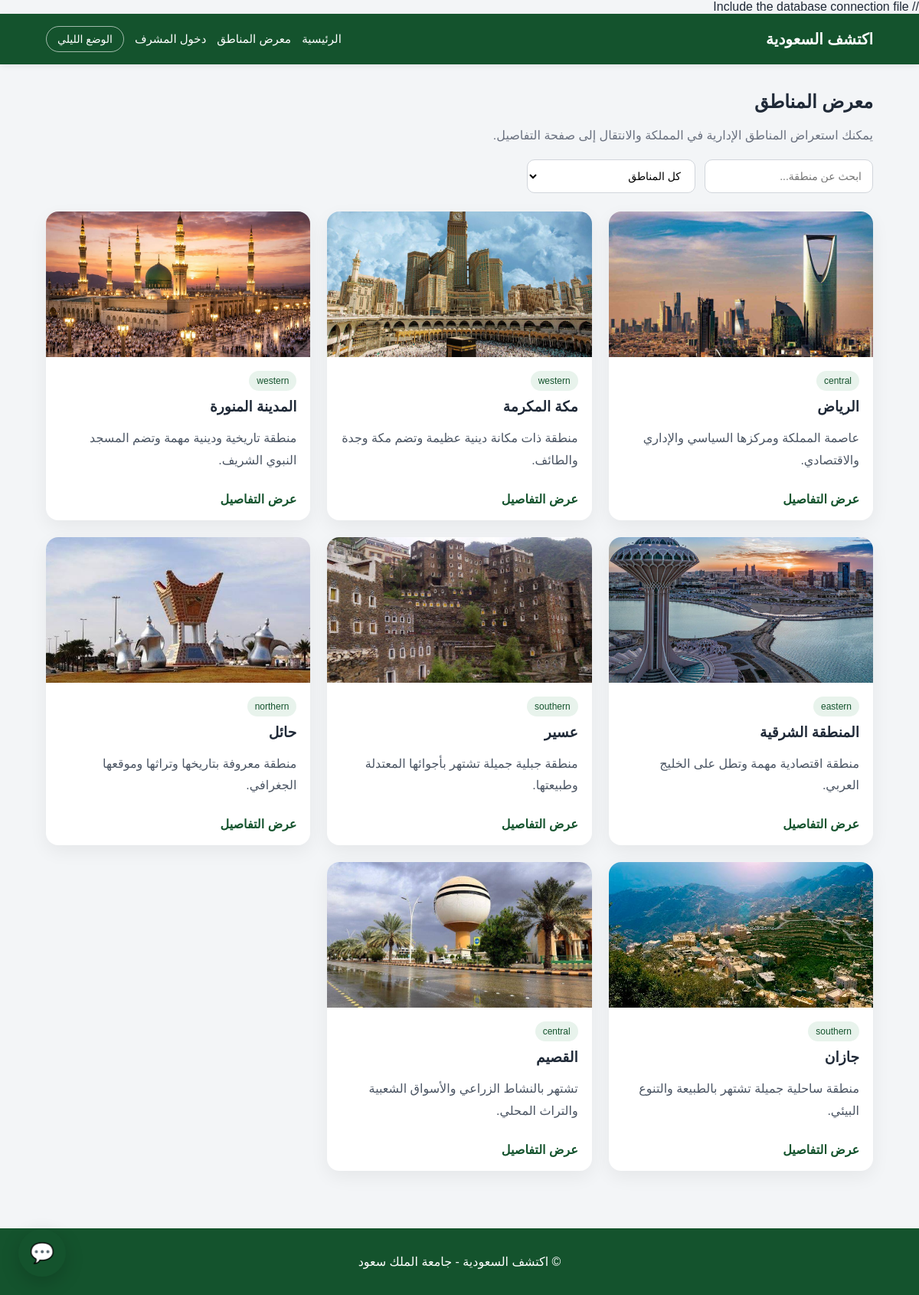
/regions.php, run on an earlier commit of the app's database.
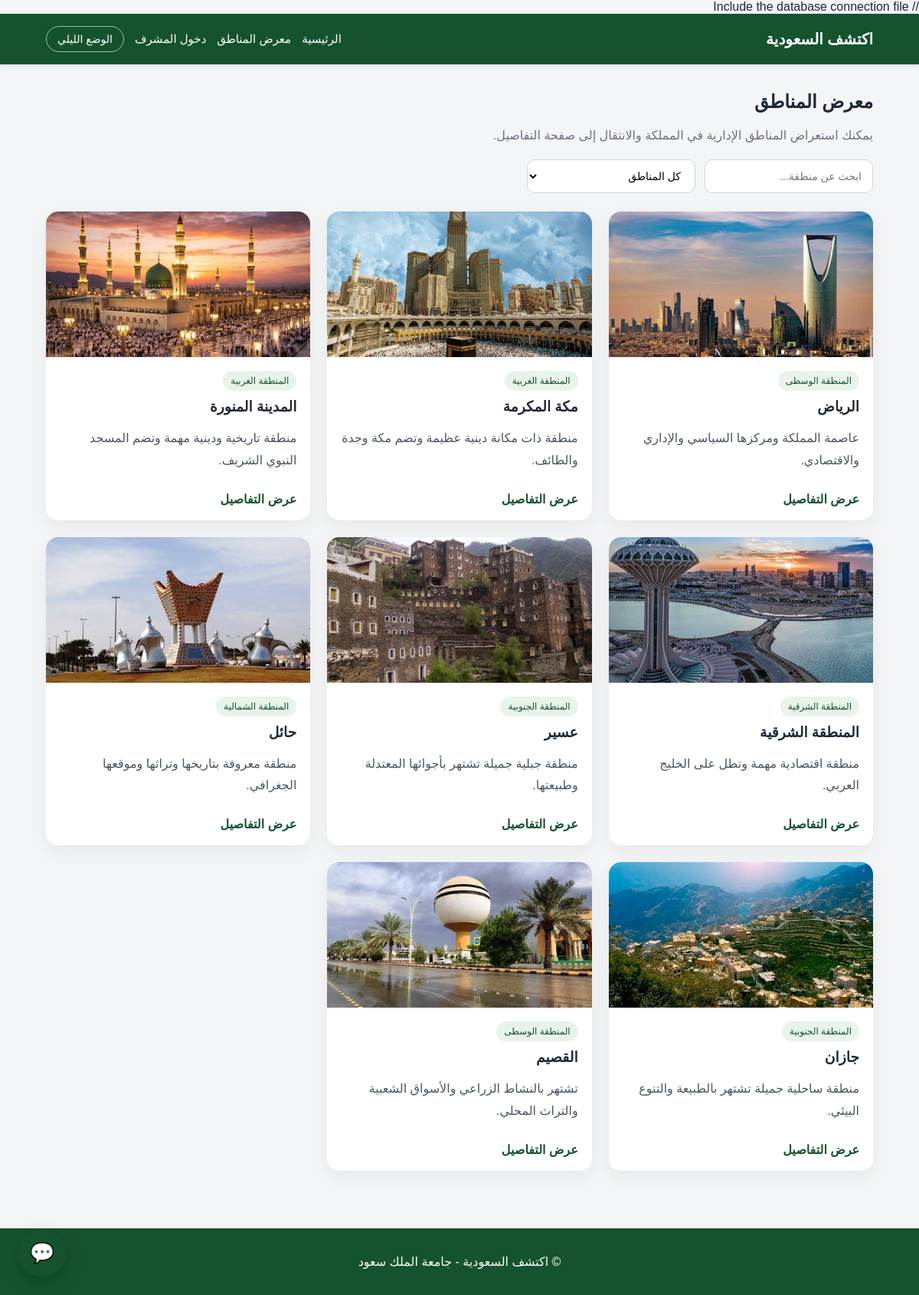
And on a later commit of the database.
### tables this page shows
CREATE TABLE `regions` (
  `id` int(11) NOT NULL,
  `name` varchar(100) NOT NULL,
  `category` varchar(50) NOT NULL,
  `description` text NOT NULL,
  `info` text DEFAULT NULL,
  `landmarks` text DEFAULT NULL,
  `hero_image` varchar(255) DEFAULT NULL,
  `gallery_image1` varchar(255) DEFAULT NULL,
  `gallery_image2` varchar(255) DEFAULT NULL,
  `gallery_image3` varchar(255) DEFAULT NULL
);

### regions.php (the view, shortened to what this page needs)
<?php include 'database.php'; ?> // Include the database connection file
<!DOCTYPE html>
<html lang="ar" dir="rtl">
<head>
    <link rel="stylesheet" href="style.css">
</head>
<body>
    <header class="site-header">
        <div class="container nav-container">
            <div class="logo">اكتشف السعودية</div>
           <nav class="main-nav">
    <a href="index.php">الرئيسية</a>
    <a href="regions.php">معرض المناطق</a>
    <a href="admin/login.php">دخول المشرف</a>
    <button id="modeToggle" class="mode-btn" type="button">الوضع الليلي</button>
</nav>
        </div>
    </header>
    <main class="page">
        <div class="container">
            <section class="page-heading">
                <h1>معرض المناطق</h1>
                <p>يمكنك استعراض المناطق الإدارية في المملكة والانتقال إلى صفحة التفاصيل.</p>
            </section>
            <section class="filters-bar">
                <input type="text" id="searchInput" placeholder="ابحث عن منطقة...">
                <select id="regionFilter">
                    <option value="all">كل المناطق</option>
                </select>
            </section>
            <section class="regions-grid">
            <?php
            $result = mysqli_query($conn, "SELECT * FROM regions");
            while($row = mysqli_fetch_assoc($result)) {
            ?>
                <article class="region-card"
                         data-name="<?php echo $row['name']; ?>"
                         data-group="<?php echo $row['category']; ?>"
                         data-link="details.php?id=<?php echo $row['id']; ?>">
                    <img src="<?php echo $row['hero_image']; ?>" alt="<?php echo $row['name']; ?>">
                    <div class="region-content">
                        <span class="region-tag"><?php echo $row['category']; ?></span>
                        <h3><?php echo $row['name']; ?></h3>
                        <p><?php echo $row['description']; ?></p>
                        <a href="details.php?id=<?php echo $row['id']; ?>" class="details-link">عرض التفاصيل</a>
                    </div>
                </article>
            <?php } ?>
            </section>
        </div>
    </main>
    <footer class="site-footer">
        <p>© اكتشف السعودية - جامعة الملك سعود</p>
    </footer>
        <div class="chatbot-widget">
    <button class="chatbot-toggle" id="chatbotToggle">💬</button>
</div>
</body>
</html>

What changed in the data, as far as the page shows it:
changed regions "الرياض": category "central" → "المنطقة الوسطى"
changed regions "مكة المكرمة": category "western" → "المنطقة الغربية"
changed regions "المدينة المنورة": category "western" → "المنطقة الغربية"
changed regions "المنطقة الشرقية": category "eastern" → "المنطقة الشرقية"
changed regions "عسير": category "southern" → "المنطقة الجنوبية"
changed regions "حائل": category "northern" → "المنطقة الشمالية"
changed regions "جازان": category "southern" → "المنطقة الجنوبية"
changed regions "القصيم": category "central" → "المنطقة الوسطى"
